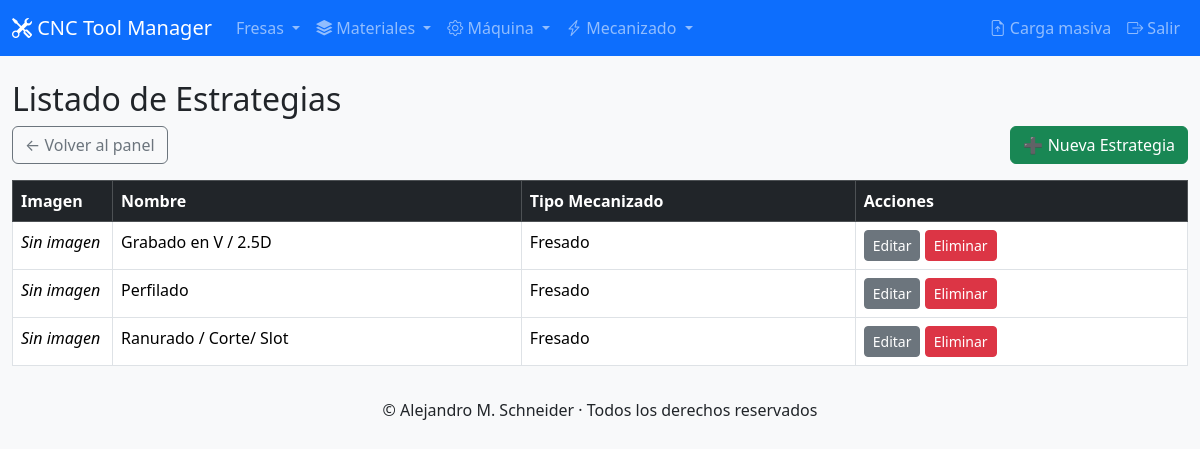
Screenshot of /ADMIN/admin/strategies.php with the database file from the repository.
### tables this page shows
CREATE TABLE `strategies` (
  `strategy_id` int(11) NOT NULL,
  `name` varchar(100) NOT NULL,
  `machining_type_id` int(11) DEFAULT NULL,
  `type` enum('Milling','Drilling') NOT NULL DEFAULT 'Milling',
  `parent_id` int(11) DEFAULT NULL,
  `image` varchar(255) DEFAULT NULL
);

CREATE TABLE `machining_types` (
  `machining_type_id` int(11) NOT NULL,
  `code` varchar(50) NOT NULL,
  `name` varchar(100) NOT NULL,
  `description` text DEFAULT NULL
);

### ADMIN/admin/strategies.php (the view, shortened to what this page needs)
<?php
require_once __DIR__.'/../includes/db.php';
include 'header.php';
$sql = "
  SELECT
    s.strategy_id,
    s.name,
    s.image,
    mt.name AS machining_type
  FROM strategies s
  LEFT JOIN machining_types mt
    ON s.machining_type_id = mt.machining_type_id
  ORDER BY s.name
";
$strategies = $pdo->query($sql)->fetchAll(PDO::FETCH_ASSOC);
?>
<h2>Listado de Estrategias</h2>
<div class="mb-3 d-flex justify-content-between">
  <a href="dashboard.php" class="btn btn-outline-secondary">← Volver al panel</a>
  <a href="strategy_form.php" class="btn btn-success">➕ Nueva Estrategia</a>
</div>
<table class="table table-bordered table-hover">
  <thead class="table-dark">
    <tr>
      <th>Imagen</th>
      <th>Nombre</th>
      <th>Tipo Mecanizado</th>
      <th>Acciones</th>
    </tr>
  </thead>
  <tbody>
    <?php foreach ($strategies as $s): ?>
      <tr>
        <td style="width:100px">
          <?php if ($s['image']): ?>
            <img src="<?= htmlspecialchars($s['image']) ?>" class="img-fluid" alt="">
          <?php else: ?>
            <em>Sin imagen</em>
          <?php endif; ?>
        </td>
        <td><?= htmlspecialchars($s['name']) ?></td>
        <td><?= htmlspecialchars($s['machining_type'] ?? '–') ?></td>
        <td>
          <a href="strategy_edit.php?id=<?= $s['strategy_id'] ?>" class="btn btn-sm btn-secondary">
            Editar
          </a>
          <a href="strategy_delete.php?id=<?= $s['strategy_id'] ?>"
             class="btn btn-sm btn-danger"
             onclick="return confirm('¿Eliminar esta estrategia?');">
            Eliminar
          </a>
        </td>
      </tr>
    <?php endforeach; ?>
  </tbody>
</table>
<?php include 'footer.php'; ?>

### rows the page displays
strategies: image "Sin imagen", name "Grabado en V / 2.5D", machining_type.name "Fresado"
strategies: image "Sin imagen", name "Perfilado", machining_type.name "Fresado"
strategies: image "Sin imagen", name "Ranurado / Corte/ Slot", machining_type.name "Fresado"
